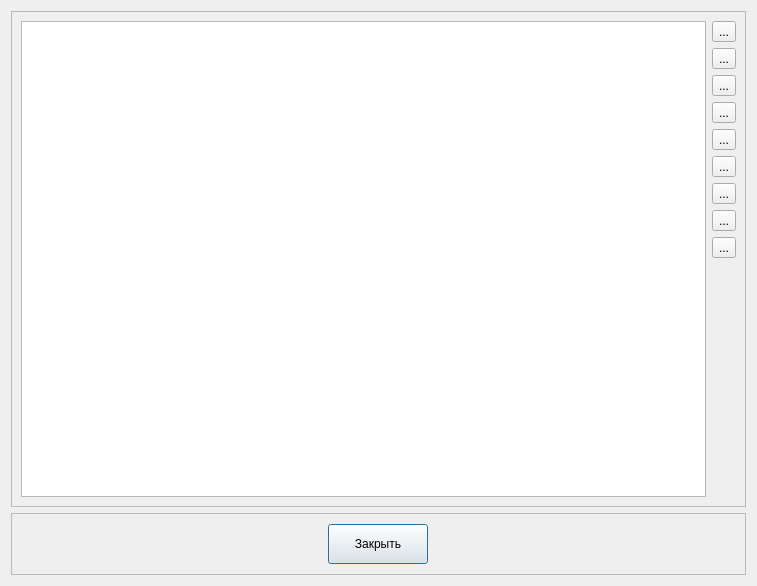
<?xml version="1.0" encoding="UTF-8"?>
<ui version="4.0">
 <class>BudjetListDlg</class>
 <widget class="QDialog" name="BudjetListDlg">
  <property name="windowModality">
   <enum>Qt::WindowModal</enum>
  </property>
  <property name="geometry">
   <rect>
    <x>0</x>
    <y>0</y>
    <width>757</width>
    <height>586</height>
   </rect>
  </property>
  <property name="windowTitle">
   <string>Бюджеты</string>
  </property>
  <layout class="QVBoxLayout" name="verticalLayout">
   <item>
    <widget class="QFrame" name="frame">
     <property name="frameShape">
      <enum>QFrame::StyledPanel</enum>
     </property>
     <property name="frameShadow">
      <enum>QFrame::Raised</enum>
     </property>
     <layout class="QHBoxLayout" name="horizontalLayout">
      <item>
       <widget class="QTableView" name="tblBudjets"/>
      </item>
      <item>
       <layout class="QVBoxLayout" name="verticalLayout_2">
        <item>
         <widget class="QToolButton" name="btnAdd">
          <property name="toolTip">
           <string>Добавить</string>
          </property>
          <property name="text">
           <string>...</string>
          </property>
          <property name="icon">
           <iconset resource="TM3res.qrc">
            <normaloff>:/images/list-add.png</normaloff>:/images/list-add.png</iconset>
          </property>
          <property name="iconSize">
           <size>
            <width>32</width>
            <height>32</height>
           </size>
          </property>
         </widget>
        </item>
        <item>
         <widget class="QToolButton" name="btnDel">
          <property name="toolTip">
           <string>Удалить</string>
          </property>
          <property name="text">
           <string>...</string>
          </property>
          <property name="icon">
           <iconset resource="TM3res.qrc">
            <normaloff>:/images/list-remove.png</normaloff>:/images/list-remove.png</iconset>
          </property>
          <property name="iconSize">
           <size>
            <width>32</width>
            <height>32</height>
           </size>
          </property>
         </widget>
        </item>
        <item>
         <widget class="QToolButton" name="btnShowDay">
          <property name="toolTip">
           <string>День</string>
          </property>
          <property name="text">
           <string>...</string>
          </property>
          <property name="icon">
           <iconset resource="TM3res.qrc">
            <normaloff>:/images/calendar_view_day.png</normaloff>:/images/calendar_view_day.png</iconset>
          </property>
          <property name="iconSize">
           <size>
            <width>32</width>
            <height>32</height>
           </size>
          </property>
         </widget>
        </item>
        <item>
         <widget class="QToolButton" name="btnShowWeek">
          <property name="toolTip">
           <string>Неделя</string>
          </property>
          <property name="text">
           <string>...</string>
          </property>
          <property name="icon">
           <iconset resource="TM3res.qrc">
            <normaloff>:/images/calendar_view_week.png</normaloff>:/images/calendar_view_week.png</iconset>
          </property>
          <property name="iconSize">
           <size>
            <width>32</width>
            <height>32</height>
           </size>
          </property>
         </widget>
        </item>
        <item>
         <widget class="QToolButton" name="btnShowMonth">
          <property name="toolTip">
           <string>Месяц</string>
          </property>
          <property name="text">
           <string>...</string>
          </property>
          <property name="icon">
           <iconset resource="TM3res.qrc">
            <normaloff>:/images/calendar_view_month.png</normaloff>:/images/calendar_view_month.png</iconset>
          </property>
          <property name="iconSize">
           <size>
            <width>32</width>
            <height>32</height>
           </size>
          </property>
         </widget>
        </item>
        <item>
         <widget class="QToolButton" name="bntShowQuart">
          <property name="toolTip">
           <string>Квартал</string>
          </property>
          <property name="text">
           <string>...</string>
          </property>
          <property name="icon">
           <iconset resource="TM3res.qrc">
            <normaloff>:/images/key_q.png</normaloff>:/images/key_q.png</iconset>
          </property>
          <property name="iconSize">
           <size>
            <width>32</width>
            <height>32</height>
           </size>
          </property>
         </widget>
        </item>
        <item>
         <widget class="QToolButton" name="btnShowYear">
          <property name="toolTip">
           <string>Год</string>
          </property>
          <property name="text">
           <string>...</string>
          </property>
          <property name="icon">
           <iconset resource="TM3res.qrc">
            <normaloff>:/images/calendar.png</normaloff>:/images/calendar.png</iconset>
          </property>
          <property name="iconSize">
           <size>
            <width>32</width>
            <height>32</height>
           </size>
          </property>
         </widget>
        </item>
        <item>
         <widget class="QToolButton" name="btnShowAll">
          <property name="toolTip">
           <string>Все</string>
          </property>
          <property name="text">
           <string>...</string>
          </property>
          <property name="icon">
           <iconset resource="TM3res.qrc">
            <normaloff>:/images/date_task.png</normaloff>:/images/date_task.png</iconset>
          </property>
          <property name="iconSize">
           <size>
            <width>32</width>
            <height>32</height>
           </size>
          </property>
         </widget>
        </item>
        <item>
         <widget class="QToolButton" name="btnShowOld">
          <property name="toolTip">
           <string>Старые</string>
          </property>
          <property name="text">
           <string>...</string>
          </property>
          <property name="icon">
           <iconset resource="TM3res.qrc">
            <normaloff>:/images/cap.png</normaloff>:/images/cap.png</iconset>
          </property>
          <property name="iconSize">
           <size>
            <width>32</width>
            <height>32</height>
           </size>
          </property>
         </widget>
        </item>
        <item>
         <spacer name="verticalSpacer">
          <property name="orientation">
           <enum>Qt::Vertical</enum>
          </property>
          <property name="sizeHint" stdset="0">
           <size>
            <width>20</width>
            <height>40</height>
           </size>
          </property>
         </spacer>
        </item>
       </layout>
      </item>
     </layout>
    </widget>
   </item>
   <item alignment="Qt::AlignVCenter">
    <widget class="QFrame" name="frame_2">
     <property name="minimumSize">
      <size>
       <width>0</width>
       <height>62</height>
      </size>
     </property>
     <property name="maximumSize">
      <size>
       <width>16777215</width>
       <height>56</height>
      </size>
     </property>
     <property name="frameShape">
      <enum>QFrame::StyledPanel</enum>
     </property>
     <property name="frameShadow">
      <enum>QFrame::Raised</enum>
     </property>
     <layout class="QHBoxLayout" name="horizontalLayout_2">
      <item>
       <widget class="QPushButton" name="btnClose">
        <property name="sizePolicy">
         <sizepolicy hsizetype="Fixed" vsizetype="Fixed">
          <horstretch>0</horstretch>
          <verstretch>0</verstretch>
         </sizepolicy>
        </property>
        <property name="minimumSize">
         <size>
          <width>100</width>
          <height>40</height>
         </size>
        </property>
        <property name="text">
         <string>Закрыть</string>
        </property>
       </widget>
      </item>
     </layout>
    </widget>
   </item>
  </layout>
 </widget>
 <resources>
  <include location="TM3res.qrc"/>
 </resources>
 <connections>
  <connection>
   <sender>btnAdd</sender>
   <signal>clicked()</signal>
   <receiver>BudjetListDlg</receiver>
   <slot>add()</slot>
   <hints>
    <hint type="sourcelabel">
     <x>720</x>
     <y>51</y>
    </hint>
    <hint type="destinationlabel">
     <x>724</x>
     <y>-48</y>
    </hint>
   </hints>
  </connection>
  <connection>
   <sender>btnDel</sender>
   <signal>clicked()</signal>
   <receiver>BudjetListDlg</receiver>
   <slot>del()</slot>
   <hints>
    <hint type="sourcelabel">
     <x>701</x>
     <y>74</y>
    </hint>
    <hint type="destinationlabel">
     <x>693</x>
     <y>-13</y>
    </hint>
   </hints>
  </connection>
  <connection>
   <sender>btnClose</sender>
   <signal>clicked()</signal>
   <receiver>BudjetListDlg</receiver>
   <slot>close()</slot>
   <hints>
    <hint type="sourcelabel">
     <x>374</x>
     <y>542</y>
    </hint>
    <hint type="destinationlabel">
     <x>371</x>
     <y>618</y>
    </hint>
   </hints>
  </connection>
  <connection>
   <sender>tblBudjets</sender>
   <signal>doubleClicked(QModelIndex)</signal>
   <receiver>BudjetListDlg</receiver>
   <slot>edit(QModelIndex)</slot>
   <hints>
    <hint type="sourcelabel">
     <x>316</x>
     <y>250</y>
    </hint>
    <hint type="destinationlabel">
     <x>279</x>
     <y>-63</y>
    </hint>
   </hints>
  </connection>
  <connection>
   <sender>btnShowDay</sender>
   <signal>clicked()</signal>
   <receiver>BudjetListDlg</receiver>
   <slot>showDay()</slot>
   <hints>
    <hint type="sourcelabel">
     <x>716</x>
     <y>135</y>
    </hint>
    <hint type="destinationlabel">
     <x>819</x>
     <y>130</y>
    </hint>
   </hints>
  </connection>
  <connection>
   <sender>btnShowWeek</sender>
   <signal>clicked()</signal>
   <receiver>BudjetListDlg</receiver>
   <slot>showWeek()</slot>
   <hints>
    <hint type="sourcelabel">
     <x>722</x>
     <y>178</y>
    </hint>
    <hint type="destinationlabel">
     <x>773</x>
     <y>186</y>
    </hint>
   </hints>
  </connection>
  <connection>
   <sender>btnShowMonth</sender>
   <signal>clicked()</signal>
   <receiver>BudjetListDlg</receiver>
   <slot>showMonth()</slot>
   <hints>
    <hint type="sourcelabel">
     <x>719</x>
     <y>240</y>
    </hint>
    <hint type="destinationlabel">
     <x>792</x>
     <y>231</y>
    </hint>
   </hints>
  </connection>
  <connection>
   <sender>bntShowQuart</sender>
   <signal>clicked()</signal>
   <receiver>BudjetListDlg</receiver>
   <slot>showQuarter()</slot>
   <hints>
    <hint type="sourcelabel">
     <x>718</x>
     <y>276</y>
    </hint>
    <hint type="destinationlabel">
     <x>851</x>
     <y>270</y>
    </hint>
   </hints>
  </connection>
  <connection>
   <sender>btnShowYear</sender>
   <signal>clicked()</signal>
   <receiver>BudjetListDlg</receiver>
   <slot>showYear()</slot>
   <hints>
    <hint type="sourcelabel">
     <x>706</x>
     <y>321</y>
    </hint>
    <hint type="destinationlabel">
     <x>869</x>
     <y>320</y>
    </hint>
   </hints>
  </connection>
  <connection>
   <sender>btnShowAll</sender>
   <signal>clicked()</signal>
   <receiver>BudjetListDlg</receiver>
   <slot>showAll()</slot>
   <hints>
    <hint type="sourcelabel">
     <x>705</x>
     <y>375</y>
    </hint>
    <hint type="destinationlabel">
     <x>837</x>
     <y>366</y>
    </hint>
   </hints>
  </connection>
  <connection>
   <sender>btnShowOld</sender>
   <signal>clicked()</signal>
   <receiver>BudjetListDlg</receiver>
   <slot>showOld()</slot>
   <hints>
    <hint type="sourcelabel">
     <x>710</x>
     <y>415</y>
    </hint>
    <hint type="destinationlabel">
     <x>878</x>
     <y>408</y>
    </hint>
   </hints>
  </connection>
 </connections>
 <slots>
  <slot>add()</slot>
  <slot>del()</slot>
  <slot>edit(QModelIndex)</slot>
  <slot>showDay()</slot>
  <slot>showWeek()</slot>
  <slot>showMonth()</slot>
  <slot>showQuarter()</slot>
  <slot>showYear()</slot>
  <slot>showAll()</slot>
  <slot>showOld()</slot>
 </slots>
</ui>
